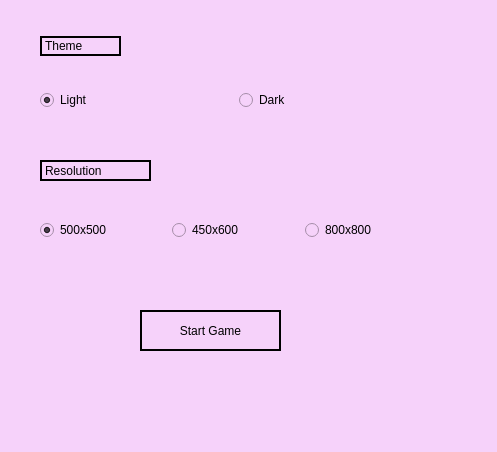
<?xml version="1.0" encoding="UTF-8"?>
<ui version="4.0">
 <class>Form</class>
 <widget class="QWidget" name="Form">
  <property name="geometry">
   <rect>
    <x>0</x>
    <y>0</y>
    <width>497</width>
    <height>452</height>
   </rect>
  </property>
  <property name="windowTitle">
   <string>Form</string>
  </property>
  <property name="styleSheet">
   <string notr="true">font: 14pt &quot;Century Gothic&quot;;
background-color: rgb(246, 210, 250);</string>
  </property>
  <widget class="QLabel" name="label">
   <property name="geometry">
    <rect>
     <x>40</x>
     <y>36</y>
     <width>81</width>
     <height>20</height>
    </rect>
   </property>
   <property name="styleSheet">
    <string notr="true">font: italic 14pt &quot;Century Gothic&quot;;</string>
   </property>
   <property name="frameShape">
    <enum>QFrame::Box</enum>
   </property>
   <property name="frameShadow">
    <enum>QFrame::Plain</enum>
   </property>
   <property name="lineWidth">
    <number>2</number>
   </property>
   <property name="text">
    <string>Theme</string>
   </property>
  </widget>
  <widget class="QLabel" name="label_2">
   <property name="geometry">
    <rect>
     <x>40</x>
     <y>160</y>
     <width>111</width>
     <height>21</height>
    </rect>
   </property>
   <property name="styleSheet">
    <string notr="true">font: italic 14pt &quot;Century Gothic&quot;;</string>
   </property>
   <property name="frameShape">
    <enum>QFrame::WinPanel</enum>
   </property>
   <property name="text">
    <string>Resolution</string>
   </property>
  </widget>
  <widget class="QWidget" name="horizontalLayoutWidget_2">
   <property name="geometry">
    <rect>
     <x>40</x>
     <y>70</y>
     <width>391</width>
     <height>61</height>
    </rect>
   </property>
   <layout class="QHBoxLayout" name="horizontalLayout_2">
    <item>
     <widget class="QRadioButton" name="radioButton2">
      <property name="text">
       <string>Light</string>
      </property>
      <property name="checked">
       <bool>true</bool>
      </property>
     </widget>
    </item>
    <item>
     <widget class="QRadioButton" name="radioButton">
      <property name="text">
       <string>Dark</string>
      </property>
     </widget>
    </item>
   </layout>
  </widget>
  <widget class="QWidget" name="horizontalLayoutWidget">
   <property name="geometry">
    <rect>
     <x>40</x>
     <y>190</y>
     <width>391</width>
     <height>80</height>
    </rect>
   </property>
   <layout class="QHBoxLayout" name="horizontalLayout">
    <item>
     <widget class="QRadioButton" name="radioButton4">
      <property name="text">
       <string>500x500</string>
      </property>
      <property name="checked">
       <bool>true</bool>
      </property>
     </widget>
    </item>
    <item>
     <widget class="QRadioButton" name="radioButton3">
      <property name="text">
       <string>450x600</string>
      </property>
     </widget>
    </item>
    <item>
     <widget class="QRadioButton" name="radioButton5">
      <property name="text">
       <string>800x800</string>
      </property>
     </widget>
    </item>
   </layout>
  </widget>
  <widget class="QPushButton" name="game_button">
   <property name="geometry">
    <rect>
     <x>140</x>
     <y>310</y>
     <width>141</width>
     <height>41</height>
    </rect>
   </property>
   <property name="cursor">
    <cursorShape>CrossCursor</cursorShape>
   </property>
   <property name="toolTip">
    <string comment="Starts the game"/>
   </property>
   <property name="styleSheet">
    <string notr="true">
  text-decoration: none;
  color: #000;
  border: 2px solid;
  padding: 0.25em 0.5em;
  box-shadow: 1px 1px 0px 0px, 2px 2px 0px 0px, 3px 3px 0px 0px, 4px 4px 0px 0px, 5px 5px 0px 0px;
  position: relative;
  user-select: none;
  -webkit-user-select: none;
  touch-action: manipulation;
</string>
   </property>
   <property name="text">
    <string>Start Game</string>
   </property>
  </widget>
 </widget>
 <resources/>
 <connections/>
</ui>
